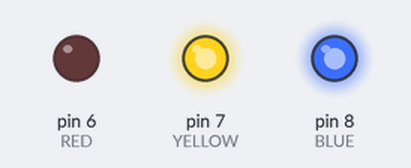
A sketch run on a simulated Arduino Uno, built with avr-gcc and run on an emulated ATmega328P. Shown: output pins drawn as LEDs (lit = HIGH). What the sketch prints to the serial monitor is not drawn.

Above: at 0.15 s.
At 4.71 s:
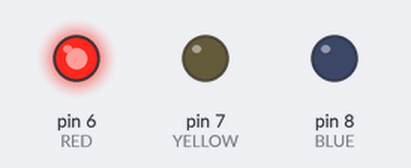
At 10.14 s:
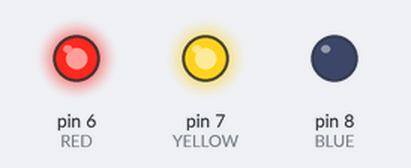
At 20.1 s:
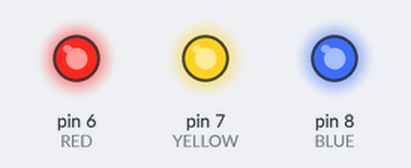
At 29.74 s:
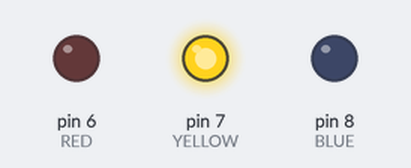
At 39.09 s:
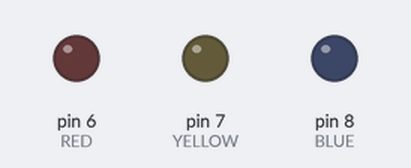
Timing chart, 0 to 39.4 s (numbered marks = the images above):
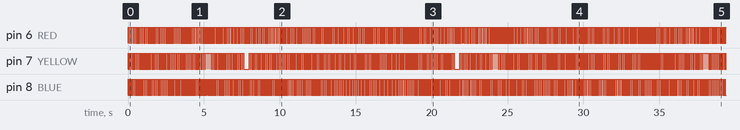

The sketch:

Counting_Semaphores.ino
```cpp
#include <Arduino_FreeRTOS.h>
#include <semphr.h>

#define RED 6
#define YELLOW 7
#define BLUE 8

SemaphoreHandle_t xCountingSemaphore;

void setup()
{
  // put your setup code here, to run once:
  Serial.begin(9600);

  pinMode(RED, OUTPUT);
  pinMode(YELLOW, OUTPUT);
  pinMode(BLUE, OUTPUT);

  xCountingSemaphore = xSemaphoreCreateCounting(1, 0);

  xTaskCreate(vRedLEDControllerTask, "RED LED Task", 100, NULL, 1, NULL);
  xTaskCreate(vYellowLEDControllerTask, "YELLOW LED Task", 100, NULL, 1, NULL);
  xTaskCreate(vBlueLEDControllerTask, "BLUE LED Task", 100, NULL, 1, NULL);

  xSemaphoreGive(xCountingSemaphore);
}

void loop() {}

void vRedLEDControllerTask(void *pvParameters)
{
  while (true)
  {
    xSemaphoreTake(xCountingSemaphore, portMAX_DELAY);

    digitalWrite(RED, digitalRead(RED) ^ 1);
    Serial.println("RED LED Task");

    xSemaphoreGive(xCountingSemaphore);
    vTaskDelay(1);
  }
}

void vYellowLEDControllerTask(void *pvParameters)
{
  while (true)
  {
    xSemaphoreTake(xCountingSemaphore, portMAX_DELAY);

    digitalWrite(YELLOW, digitalRead(YELLOW) ^ 1);
    Serial.println("YELLOW LED Task");

    xSemaphoreGive(xCountingSemaphore);
    vTaskDelay(1);
  }
}

void vBlueLEDControllerTask(void *pvParameters)
{
  while (true)
  {
    xSemaphoreTake(xCountingSemaphore, portMAX_DELAY);

    digitalWrite(BLUE, digitalRead(BLUE) ^ 1);
    Serial.println("BLUE LED Task");

    xSemaphoreGive(xCountingSemaphore);
    vTaskDelay(1);
  }
}
```

Measured:
- by itself, pin 6 (RED): moves between LOW and HIGH, repeating every 7.8 s
- by itself, pin 7 (YELLOW): moves between LOW and HIGH, repeating every 14.2 s
- by itself, pin 8 (BLUE): moves between LOW and HIGH, repeating every 15.5 s
